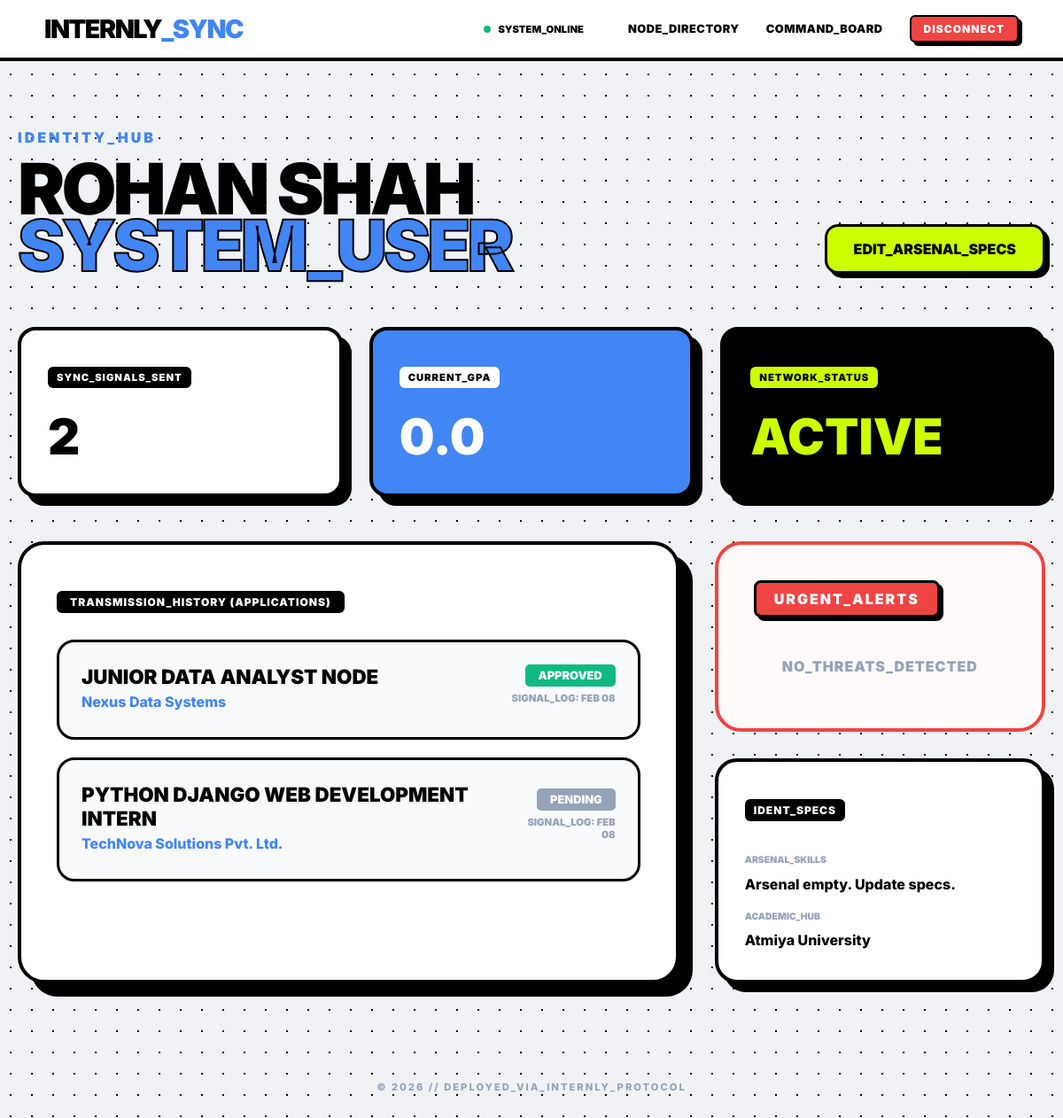
Page /student/dashboard/ (signed in) on the committed database.
### management/models.py (models this page shows, shortened)
class UserProfile(models.Model):
    ROLE_CHOICES = (
        ('STUDENT', 'Student'),
        ('FACULTY', 'Faculty'),
    )
    user = models.OneToOneField(User, on_delete=models.CASCADE)
    role = models.CharField(max_length=10, choices=ROLE_CHOICES, default='STUDENT')
    full_name = models.CharField(max_length=100, blank=True, null=True)
    academy_name = models.CharField(max_length=200, blank=True, null=True)
    bio = models.TextField(blank=True, null=True)
    phone_number = models.CharField(max_length=15, blank=True, null=True)
    office_location = models.CharField(max_length=100, blank=True, null=True)
    research_interest = models.CharField(max_length=255, blank=True, null=True)
    major = models.CharField(max_length=100, blank=True, null=True)
    gpa = models.DecimalField(max_digits=4, decimal_places=2, blank=True, null=True)
    skills = models.TextField(blank=True, null=True)
    resume = models.FileField(upload_to='resumes/', blank=True, null=True)

class Application(models.Model):
    STATUS_CHOICES = (
        ('PENDING', 'Pending'),
        ('APPROVED', 'Approved'),
        ('REJECTED', 'Rejected'),
    )
    student = models.ForeignKey(User, on_delete=models.CASCADE, related_name='applications')
    internship = models.ForeignKey(Internship, on_delete=models.CASCADE, related_name='application_set')
    status = models.CharField(max_length=10, choices=STATUS_CHOICES, default='PENDING')
    applied_at = models.DateTimeField(auto_now_add=True)

class Internship(models.Model):
    faculty = models.ForeignKey(User, on_delete=models.CASCADE, related_name='posted_internships')
    title = models.CharField(max_length=200)
    company_name = models.CharField(max_length=200, default="Institutional Dept")
    stipend = models.CharField(max_length=100, blank=True, null=True)
    external_apply_link = models.URLField(blank=True, null=True)
    description = models.TextField()
    required_skills = models.TextField()
    location = models.CharField(max_length=100, default="Remote")
    deadline = models.DateTimeField()
    created_at = models.DateTimeField(auto_now_add=True)

### management/views.py (the view)
# urls.py: path('student/dashboard/', views.student_dashboard, name='student_dashboard'),
@login_required
def student_dashboard(request):
    profile = request.user.userprofile
    threshold = timezone.now() + timedelta(days=3)
    urgent_nodes = Internship.objects.filter(
        deadline__gte=timezone.now(),
        deadline__lte=threshold
    ).order_by('deadline')
    current_cgpa = profile.gpa if hasattr(profile, 'cgpa') else 0.0
    applications = Application.objects.filter(student=request.user)
    context = {
        'profile': profile,
        'applications': applications,
        'urgent_nodes': urgent_nodes, # Logic for
        'cgpa': current_cgpa # Logic for
    }
    return render(request, 'management/student_dashboard.html', context)

### management/templates/management/student_dashboard.html (shortened to what this page needs)
{% extends 'management/base.html' %}
{% block content %}
<div style="max-width: 1300px; margin: 0 auto; padding: 60px 20px;">
    <div style="display: flex; justify-content: space-between; align-items: flex-end; margin-bottom: 60px;">
        <div>
            <p style="font-weight: 900; color: var(--sync-blue); letter-spacing: 3px; text-transform: uppercase;">Identity_Hub</p>
            <h1 style="font-size: 5rem; font-weight: 950; line-height: 0.8; letter-spacing: -4px; margin: 0; text-transform: uppercase;">
                {{ profile.full_name|default:user.username }}<br><span style="color: var(--sync-blue); -webkit-text-stroke: 2px black;">SYSTEM_USER</span>
            </h1>
        </div>
        <a href="{% url 'edit_profile' %}" class="sync-btn" style="background: var(--sync-neon); color: black; text-decoration: none; padding: 15px 30px; border: 3px solid black; font-weight: 900; border-radius: 15px; box-shadow: 5px 5px 0px black;">Edit_Arsenal_Specs</a>
    </div>
    <div style="display: grid; grid-template-columns: repeat(3, 1fr); gap: 30px; margin-bottom: 50px;">
        <div class="brutalist-card" style="padding: 30px; background: white; border: 4px solid black; border-radius: 20px; box-shadow: 10px 10px 0px black;">
            <p class="industrial-label" style="background: black; color: white; padding: 5px 10px; font-weight: 900; font-size: 0.7rem;">Sync_Signals_Sent</p>
            <h2 style="font-size: 3.5rem; margin: 10px 0 0; font-weight: 950;">{{ applications.count }}</h2>
        </div>
        <div class="brutalist-card" style="padding: 30px; background: var(--sync-blue); color: white; border: 4px solid black; border-radius: 20px; box-shadow: 10px 10px 0px black;">
            <p class="industrial-label" style="background: white; color: black; padding: 5px 10px; font-weight: 900; font-size: 0.7rem;">Current_GPA</p>
            <h2 style="font-size: 3.5rem; margin: 10px 0 0; font-weight: 950;">{{ profile.gpa|default:"0.0" }}</h2>
        </div>
        <div class="brutalist-card" style="padding: 30px; background: black; color: white; border: 4px solid black; border-radius: 20px; box-shadow: 10px 10px 0px black;">
            <p class="industrial-label" style="background: var(--sync-neon); color: black; padding: 5px 10px; font-weight: 900; font-size: 0.7rem;">Network_Status</p>
            <h2 style="font-size: 3.5rem; margin: 10px 0 0; color: var(--sync-neon); font-weight: 950;">ACTIVE</h2>
        </div>
    </div>
    <div style="display: grid; grid-template-columns: 2fr 1fr; gap: 40px;">
        <div class="brutalist-card" style="padding: 40px; background: white; border: 4px solid black; border-radius: 30px; box-shadow: 15px 15px 0px black;">
            <p class="industrial-label" style="background: black; color: white; padding: 5px 15px; font-weight: 900; margin-bottom: 30px; display: inline-block;">Transmission_History (Applications)</p>
            {% for app in applications %}
            <div style="background: #f8fafc; border: 3px solid black; border-radius: 20px; padding: 25px; margin-bottom: 20px; display: flex; justify-content: space-between; align-items: center;">
                <div>
                    <h3 style="font-weight: 900; font-size: 1.4rem; margin: 0; text-transform: uppercase;">{{ app.internship.title }}</h3>
                    <p style="font-weight: 800; color: var(--sync-blue); margin: 5px 0;">{{ app.internship.company_name }}</p>
                </div>
                <div style="text-align: right;">
                    <span style="padding: 5px 15px; border-radius: 5px; font-weight: 900; color: white; font-size: 0.8rem;
                        {% if app.status == 'APPROVED' %}background: #10b981;
                        {% elif app.status == 'REJECTED' %}background: #ef4444;
                        {% else %}background: #94a3b8;{% endif %}">
                        {{ app.status }}
                    </span>
                    <p style="font-weight: 900; font-size: 0.7rem; color: #94a3b8; margin-top: 10px; text-transform: uppercase;">Signal_Log: {{ app.applied_at|date:"M d" }}</p>
                </div>
            </div>
            {% empty %}
            <div style="padding: 60px; text-align: center; border: 3px dashed #cbd5e1; border-radius: 20px;">
                <p style="font-weight: 900; color: #94a3b8;">NO SIGNALS TRANSMITTED YET. SCAN THE NODE DIRECTORY.</p>
            </div>
            {% endfor %}
        </div>
        <div style="display: flex; flex-direction: column; gap: 30px;">
            <div class="urgent-card-premium">
                <div class="alert-header-glitch">Urgent_Alerts</div>
                {% if urgent_nodes %}
                    <div style="display: flex; flex-direction: column;">
                        {% for node in urgent_nodes %}
                        <a href="{% url 'internship_detail' node.pk %}" class="critical-line-item">
                            <div class="status-dot-active"></div>
                            <div style="flex-grow: 1;">
                                <p style="margin: 0; font-weight: 950; text-transform: uppercase; font-size: 0.85rem;">
                                    CRITICAL: <span style="color: #ef4444;">{{ node.title }}</span>
                                </p>
                                <p style="margin: 0; font-weight: 800; font-size: 0.7rem; color: #94a3b8;">
                                    TIMEOUT: {{ node.deadline|timeuntil }}
                                </p>
                            </div>
                            <div style="font-size: 1.2rem; font-weight: 900;">→</div>
                        </a>
                        {% endfor %}
                    </div>
                {% else %}
                    <div style="text-align: center; padding: 20px;">
                        <p style="font-weight: 900; color: #94a3b8; letter-spacing: 1px; margin: 0;">NO_THREATS_DETECTED</p>
                    </div>
                {% endif %}
            </div>
            <div class="brutalist-card" style="padding: 30px; border: 4px solid black; border-radius: 25px; background: white; box-shadow: 10px 10px 0px black;">
                <p class="industrial-label" style="background: black; color: white; padding: 5px 10px; font-weight: 900;">Ident_Specs</p>
                <div style="margin-top: 25px;">
                    <p style="font-weight: 900; color: #94a3b8; text-transform: uppercase; font-size: 0.65rem;">Arsenal_Skills</p>
                    <p style="font-weight: 800; font-size: 1rem; margin: 5px 0 20px;">{{ profile.skills|default:"Arsenal empty. Update specs." }}</p>
                    <p style="font-weight: 900; color: #94a3b8; text-transform: uppercase; font-size: 0.65rem;">Academic_Hub</p>
                    <p style="font-weight: 800; font-size: 1rem; margin: 5px 0;">{{ profile.academy_name|default:"Not synchronized." }}</p>
                </div>
            </div>
        </div>
    </div>
</div>
{% endblock %}

### management/templates/management/base.html (style rules this page uses)
:root { --sync-blue: #4285f4; --sync-neon: #ccff00; --sync-red: #ef4444; --sync-bg: #f0f2f5; --sync-border: #000000; }
body { background-color: var(--sync-bg); background-image: radial-gradient(var(--sync-border) 0.8px, transparent 0.8px); background-size: 24px 24px; font-family: 'Inter', sans-serif; margin: 0; color: var(--sync-border); }
.brutalist-card { background: white; border: 4px solid var(--sync-border); border-radius: 30px; box-shadow: 12px 12px 0px var(--sync-border); padding: 40px; }
.industrial-label { display: inline-block; background: var(--sync-border); color: white; padding: 6px 14px; font-weight: 900; text-transform: uppercase; font-size: 0.75rem; border-radius: 6px; letter-spacing: 1px; }
.sync-btn { background: var(--sync-blue); color: white; border: 4px solid var(--sync-border); padding: 18px 32px; border-radius: 15px; font-weight: 900; text-transform: uppercase; text-decoration: none; box-shadow: 6px 6px 0px var(--sync-border); transition: all 0.1s; display: inline-block; cursor: pointer; }

### management/templates/management/student_dashboard.html (style rules this page uses)
.urgent-card-premium { background: #fffafa; border: 4px solid #ef4444; border-radius: 30px; padding: 40px; animation: pulse-danger 2s infinite; position: relative; overflow: hidden; }
.alert-header-glitch { background: #ef4444; color: white; display: inline-block; padding: 8px 20px; font-weight: 950; letter-spacing: 2px; text-transform: uppercase; border-radius: 8px; margin-bottom: 25px; border: 3px solid black; box-shadow: 4px 4px 0px black; }

### rows in the picture
UserProfile: full_name "ROHAN SHAH", gpa "0.0", skills "Arsenal empty. Update specs.", academy_name "Atmiya University"
Application: internship "JUNIOR DATA ANALYST NODE", internship.company_name "Nexus Data Systems", status "APPROVED", applied_at "FEB 08"
Application: internship "PYTHON DJANGO WEB DEVELOPMENT INTERN", internship.company_name "TechNova Solutions Pvt. Ltd.", status "PENDING", applied_at "FEB 08"

### other values in the picture
{{ applications.count }} "2"
